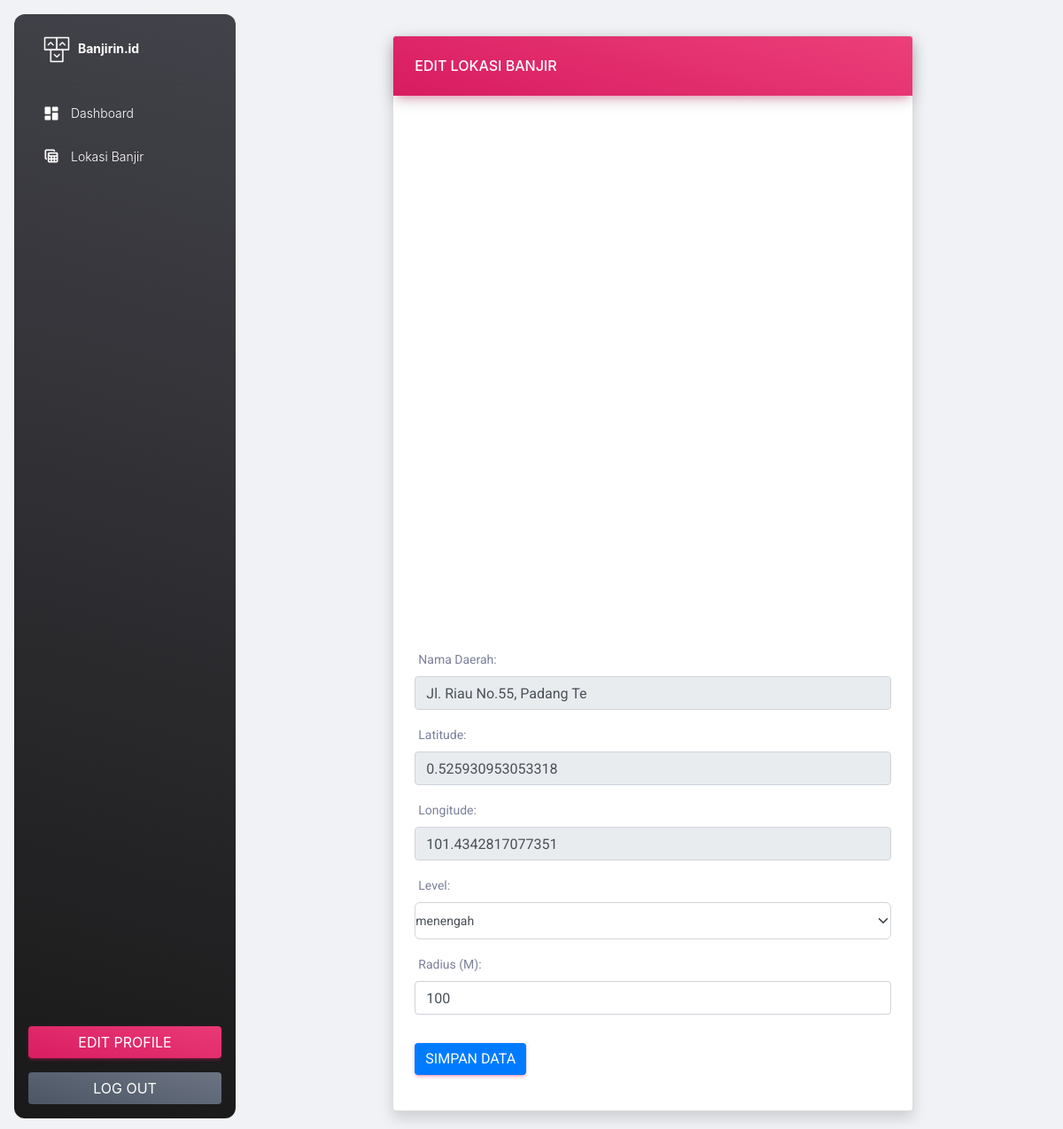
Page /dashboard/banjir/edit.php?id=2 on the committed database.
### tables this page shows
CREATE TABLE `banjir` (
  `id` int(11) NOT NULL,
  `nama_daerah` varchar(25) NOT NULL,
  `longitude` varchar(255) NOT NULL,
  `latitude` varchar(255) NOT NULL,
  `level` enum('rendah','menengah','tinggi') NOT NULL,
  `radius` int(11) NOT NULL
);

### dashboard/banjir/edit.php (the view, shortened to what this page needs)
<?php
include '../../backend/koneksi.php';
if (isset($_GET['id'])) {
    $idToUpdate = $_GET['id'];
    $sqlGetData = "SELECT * FROM banjir WHERE id = '$idToUpdate'";
    $resultGetData = mysqli_query($conn, $sqlGetData);
    if ($resultGetData) {
        $rowData = mysqli_fetch_assoc($resultGetData);
        $nama = $rowData['nama_daerah'];
        $lat = $rowData['latitude'];
        $long = $rowData['longitude'];
        $level = $rowData['level'];
        $radius = $rowData['radius'];
    }
}
?>
<!DOCTYPE html>
<html lang="en">
<head>
    <link href="../../plugins/assets/css/nucleo-icons.css" rel="stylesheet" />
    <link href="../../plugins/assets/css/nucleo-svg.css" rel="stylesheet" />
    <link id="pagestyle" href="../../plugins/assets/css/material-dashboard.css?v=3.1.0" rel="stylesheet" />
    <link href="https://maxcdn.bootstrapcdn.com/bootstrap/4.5.2/css/bootstrap.min.css" rel="stylesheet">
</head>
<body class="g-sidenav-show  bg-gray-200">
    <aside class="sidenav navbar navbar-vertical navbar-expand-xs border-0 border-radius-xl my-3 fixed-start ms-3   bg-gradient-dark" id="sidenav-main">
        <div class="sidenav-header">
            <a class="navbar-brand m-0" href="../index.php">
                <img src="../../plugins/assets/img/logo-ct.png" class="navbar-brand-img h-100" alt="main_logo">
                <span class="ms-1 font-weight-bold text-white">Banjirin.id</span>
            </a>
        </div>
        <hr class="horizontal light mt-0 mb-2">
        <div class="collapse navbar-collapse  w-auto " id="sidenav-collapse-main">
            <ul class="navbar-nav">
                <li class="nav-item">
                    <a class="nav-link text-white " href="../index.php">
                        <div class="text-white text-center me-2 d-flex align-items-center justify-content-center">
                            <i class="material-icons opacity-10">dashboard</i>
                        </div>
                        <span class="nav-link-text ms-1">Dashboard</span>
                    </a>
                </li>
                <li class="nav-item">
                    <a class="nav-link text-white " href="banjir.php">
                        <div class="text-white text-center me-2 d-flex align-items-center justify-content-center">
                            <i class="material-icons opacity-10">table_view</i>
                        </div>
                        <span class="nav-link-text ms-1">Lokasi Banjir</span>
                    </a>
                </li>
            </ul>
        </div>
        <div class="sidenav-footer position-absolute w-100 bottom-0 ">
            <div class="mx-3">
                <a class="btn bg-gradient-primary w-100" href="../EditUser.php" type="button">Edit Profile</a>
            </div>
            <div class="mx-3">
                <a class="btn bg-gradient-secondary w-100" href="../../backend/logout.php" type="button">Log out</a>
            </div>
        </div>
    </aside>
    <main class="main-content position-relative max-height-vh-100 h-100 border-radius-lg ">
        <nav class="navbar navbar-main navbar-expand-lg px-0 mx-4 shadow-none border-radius-xl" id="navbarBlur" data-scroll="true">
        </nav>
        <div class="container-fluid py-4">
            <div class="row">
                <div class="col-lg-8 mx-auto">
                    <div class="card shadow">
                        <div class="card-header bg-gradient-primary shadow-primary border-0">
                            <h6 class="text-white text-uppercase mb-0">Edit Lokasi Banjir</h6>
                        </div>
                        <div class="card-body px-4">
                            <div id="map" style="height: 600px;"></div>
                            <form method="post" action="">
                                <div class="mb-3">
                                    <label for="nama_daerah" class="form-label">Nama Daerah:</label>
                                    <input type="text" name="nama_daerah" id="nama_daerah" class="form-control" value="<?php echo $nama; ?>" readonly required>
                                </div>
                                <div class="mb-3">
                                    <label for="latitude" class="form-label">Latitude:</label>
                                    <input type="text" id="latitude" name="latitude" class="form-control" value="<?php echo $lat; ?>" readonly required>
                                </div>
                                <div class="mb-3">
                                    <label for="longitude" class="form-label">Longitude:</label>
                                    <input type="text" id="longitude" name="longitude" class="form-control" value="<?php echo $long; ?>" readonly required>
                                </div>
                                <div class="mb-3">
                                    <label for="level" class="form-label">Level:</label>
                                    <select name="level" id="level" class="form-select" required>
                                        <?php
                                        $options = ['rendah', 'menengah', 'tinggi'];
                                        foreach ($options as $option) {
                                            $selected = ($level == $option) ? 'selected' : '';
                                            echo "<option value=\"$option\" $selected>$option</option>";
                                        }
                                        ?>
                                    </select>
                                </div>
                                <div class="mb-3">
                                    <label for="radius" class="form-label">Radius (M):</label>
                                    <input type="number" id="radius" name="radius" class="form-control" value="<?php echo $radius; ?>" required>
                                </div>
                                <button type="submit" class="btn btn-primary mt-3">Simpan Data</button>
                            </form>
                        </div>
                    </div>
                </div>
            </div>
        </div>
    </main>
</body>
</html>

### rows in the picture
banjir: nama_daerah "Jl. Riau No.55, Padang Te", latitude "0.525930953053318", longitude "101.4342817077351", radius "100"

### other values in the picture
form field level "menengah"
